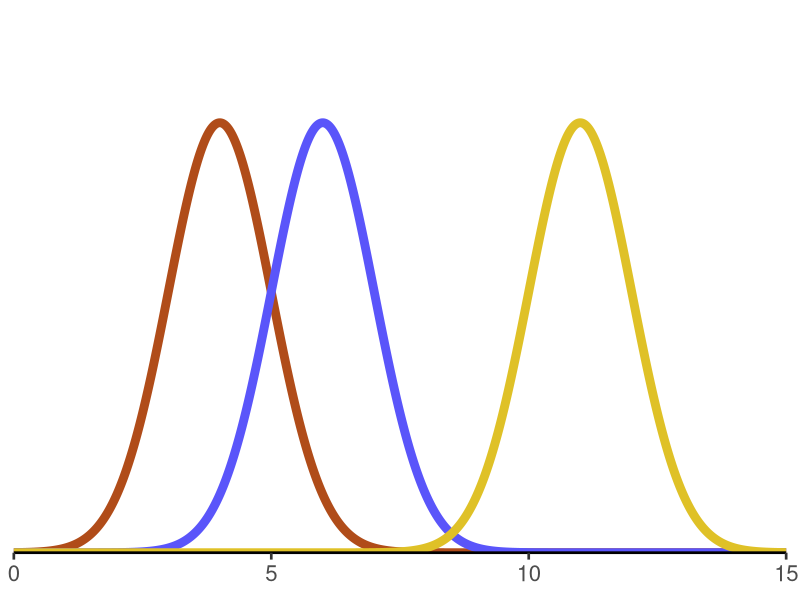
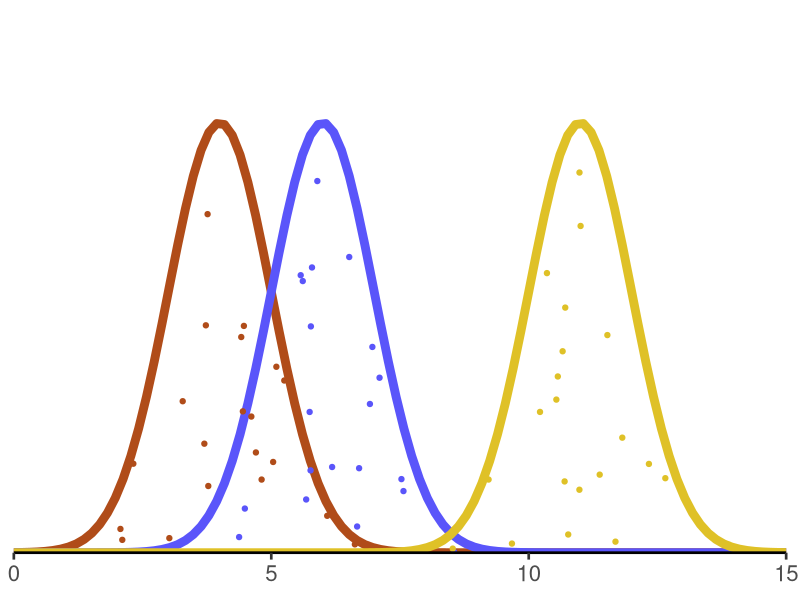
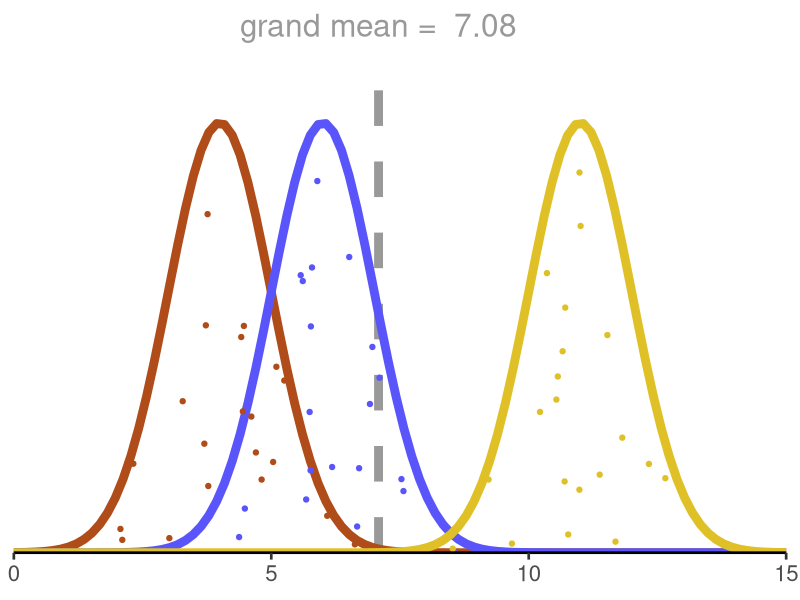
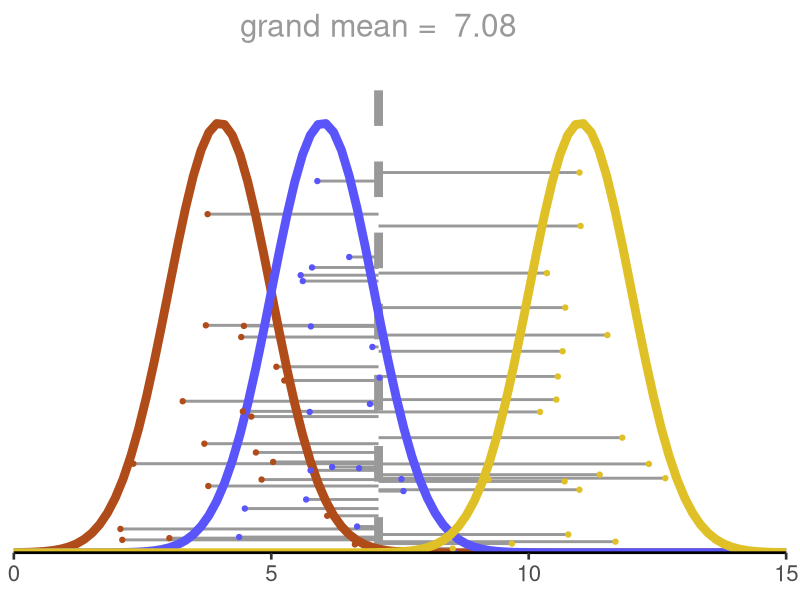
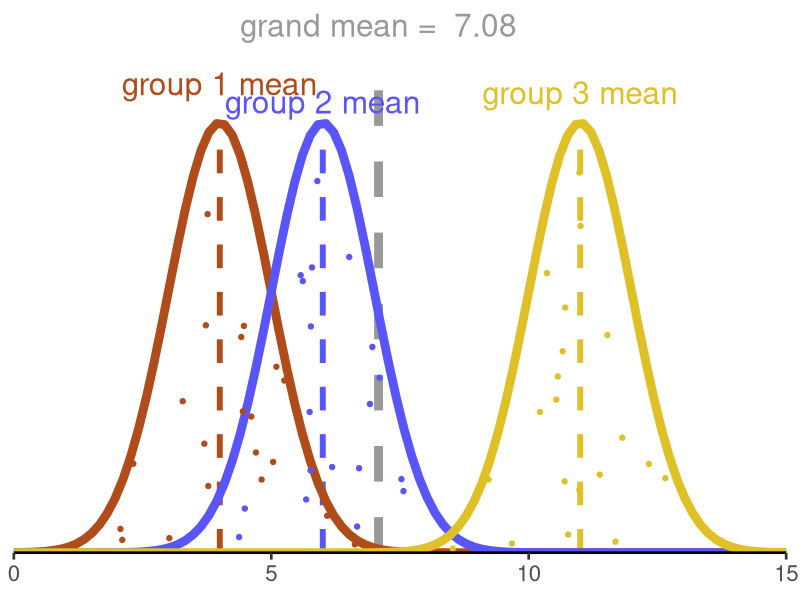
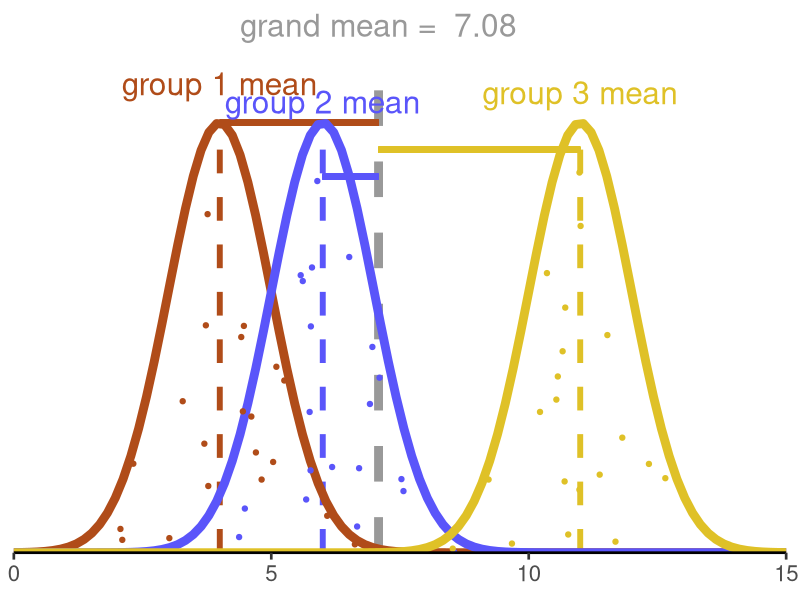
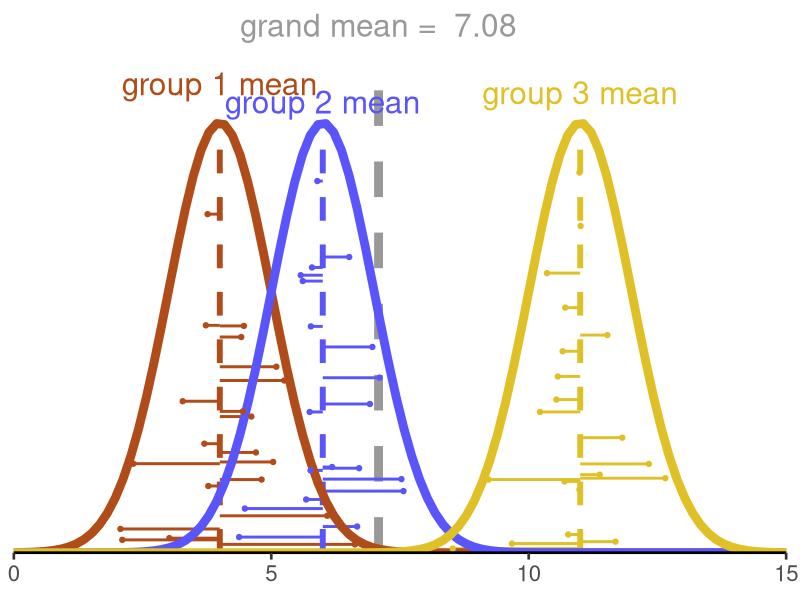
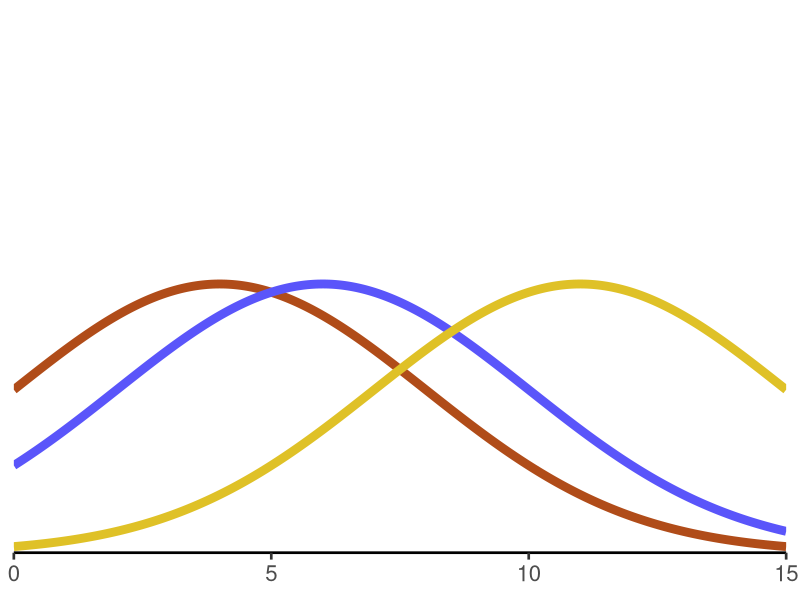

Here is the R script that generated these plots, in order: (Note: this script raises an error after producing the figures.)
## ---- chunk 1
#| echo: false
library(tidyverse)
## ---- chunk 2
#| echo: false
#| fig-width: 9
#| fig-height: 5
#| fig-align: center
n <- 1000
data.frame(i = seq(0, 15, length.out = n)) |>
  mutate(g1 = dnorm(i, 4, 1),
         g2 = dnorm(i, 6, 1),
         g3 = dnorm(i, 11, 1)) |>
  ggplot(aes(x = i)) +
  geom_line(aes(y = g1), color = "#b04c19", linewidth = 3) +
  geom_line(aes(y = g2), color = "#5a55fa", linewidth = 3) +
  geom_line(aes(y = g3), color = "#dfc127", linewidth = 3) +
  scale_x_continuous(breaks = c(0, 5, 10, 15)) +
  coord_cartesian(xlim = c(0, 15), ylim = c(0, .5), expand = F) +
  guides(y = "none", x = guide_axis(cap = "both")) +
  labs(y = NULL, x = NULL) +
  theme_classic(base_size = 20)
## ---- chunk 3
#| echo: false
#| fig-width: 9
#| fig-height: 5
#| fig-align: center
n <- 20
i <- 100

dat <- data.frame(i = 1:n) |>
  mutate(x1 = rnorm(n, 4, 1),
         x2 = rnorm(n, 6, 1),
         x3 = rnorm(n, 11, 1),
         h_x1 = runif(n, 0, dnorm(x1, 4, 1) * .9),
         h_x2 = runif(n, 0, dnorm(x2, 6, 1) * .9),
         h_x3 = runif(n, 0, dnorm(x3, 11, 1) * .9))

data.frame(i = seq(0, 15, length.out = i)) |>
  mutate(g1 = dnorm(i, 4, 1),
         g2 = dnorm(i, 6, 1),
         g3 = dnorm(i, 11, 1)) |>
  ggplot(aes(x = i)) +
  geom_line(aes(y = g1), color = "#b04c19", linewidth = 3) +
  geom_line(aes(y = g2), color = "#5a55fa", linewidth = 3) +
  geom_line(aes(y = g3), color = "#dfc127", linewidth = 3) +
  geom_point(aes(x = x1, y = h_x1), dat, color = "#b04c19") +
  geom_point(aes(x = x2, y = h_x2), dat, color = "#5a55fa") +
  geom_point(aes(x = x3, y = h_x3), dat, color = "#dfc127") +
  scale_x_continuous(breaks = c(0, 5, 10, 15)) +
  coord_cartesian(xlim = c(0, 15), ylim = c(0, .5), expand = F) +
  guides(y = "none", x = guide_axis(cap = "both")) +
  labs(y = NULL, x = NULL) +
  theme_classic(base_size = 20)
## ---- chunk 4
#| echo: false
#| fig-width: 9
#| fig-height: 5
#| fig-align: center

data.frame(i = seq(0, 15, length.out = i)) |>
  mutate(g1 = dnorm(i, 4, 1),
         g2 = dnorm(i, 6, 1),
         g3 = dnorm(i, 11, 1)) |>
  ggplot(aes(x = i)) +
  annotate("segment", x = mean(c(dat$x1, dat$x2, dat$x3)), y = 0, yend = .45, color = "gray60",
           linewidth = 3, linetype = "dashed") +
  annotate("text", x = mean(c(dat$x1, dat$x2, dat$x3)),
           label = paste("grand mean = ", round(mean(c(dat$x1, dat$x2, dat$x3)), 2)),
           y = Inf, color = "gray60", size = 8, vjust = 1) +
  geom_line(aes(y = g1), color = "#b04c19", linewidth = 3) +
  geom_line(aes(y = g2), color = "#5a55fa", linewidth = 3) +
  geom_line(aes(y = g3), color = "#dfc127", linewidth = 3) +
  geom_point(aes(x = x1, y = h_x1), dat, color = "#b04c19") +
  geom_point(aes(x = x2, y = h_x2), dat, color = "#5a55fa") +
  geom_point(aes(x = x3, y = h_x3), dat, color = "#dfc127") +
  scale_x_continuous(breaks = c(0, 5, 10, 15)) +
  coord_cartesian(xlim = c(0, 15), ylim = c(0, .5), expand = F) +
  guides(y = "none", x = guide_axis(cap = "both")) +
  labs(y = NULL, x = NULL) +
  theme_classic(base_size = 20)
## ---- chunk 5
#| echo: false
#| fig-width: 9
#| fig-height: 5
#| fig-align: center

data.frame(i = seq(0, 15, length.out = i)) |>
  mutate(g1 = dnorm(i, 4, 1),
         g2 = dnorm(i, 6, 1),
         g3 = dnorm(i, 11, 1)) |>
  ggplot(aes(x = i)) +
  annotate("segment", x = mean(c(dat$x1, dat$x2, dat$x3)), y = 0, yend = .45, color = "gray60",
           linewidth = 3, linetype = "dashed") +
  annotate("text", x = mean(c(dat$x1, dat$x2, dat$x3)),
           label = paste("grand mean = ", round(mean(c(dat$x1, dat$x2, dat$x3)), 2)),
           y = Inf, color = "gray60", size = 8, vjust = 1) +
  geom_segment(aes(x = x1, xend = mean(c(x1, x2, x3)), y = h_x1), color = "gray60",
               linewidth = 1, data = dat) +
  geom_segment(aes(x = x2, xend = mean(c(x1, x2, x3)), y = h_x2), color = "gray60",
               linewidth = 1, data = dat) +
  geom_segment(aes(x = x3, xend = mean(c(x1, x2, x3)), y = h_x3), color = "gray60",
               linewidth = 1, data = dat) +
  geom_line(aes(y = g1), color = "#b04c19", linewidth = 3) +
  geom_line(aes(y = g2), color = "#5a55fa", linewidth = 3) +
  geom_line(aes(y = g3), color = "#dfc127", linewidth = 3) +
  geom_point(aes(x = x1, y = h_x1), dat, color = "#b04c19") +
  geom_point(aes(x = x2, y = h_x2), dat, color = "#5a55fa") +
  geom_point(aes(x = x3, y = h_x3), dat, color = "#dfc127") +
  scale_x_continuous(breaks = c(0, 5, 10, 15)) +
  coord_cartesian(xlim = c(0, 15), ylim = c(0, .5), expand = F) +
  guides(y = "none", x = guide_axis(cap = "both")) +
  labs(y = NULL, x = NULL) +
  theme_classic(base_size = 20)
## ---- chunk 6
#| echo: false
#| fig-width: 9
#| fig-height: 5
#| fig-align: center

data.frame(i = seq(0, 15, length.out = i)) |>
  mutate(g1 = dnorm(i, 4, 1),
         g2 = dnorm(i, 6, 1),
         g3 = dnorm(i, 11, 1)) |>
  ggplot(aes(x = i)) +
  annotate("segment", x = mean(c(dat$x1, dat$x2, dat$x3)), y = 0, yend = .45, color = "gray60",
           linewidth = 3, linetype = "dashed") +
  annotate("text", x = mean(c(dat$x1, dat$x2, dat$x3)),
           label = paste("grand mean = ", round(mean(c(dat$x1, dat$x2, dat$x3)), 2)),
           y = Inf, color = "gray60", size = 8, vjust = 1) +
  annotate("segment", x = 4, y = 0, yend = dnorm(4, 4, 1), color = "#b04c19",
           linewidth = 2, linetype = "dashed") +
  annotate("text", x = 4, y = dnorm(4, 4, 1),
           label = "group 1 mean", vjust = -1.2,
           color = "#b04c19", size = 8) +
  annotate("segment", x = 6, y = 0, yend = dnorm(6, 6, 1), color = "#5a55fa",
           linewidth = 2, linetype = "dashed") +
  annotate("text", x = 6, y = dnorm(6, 6, 1),
           label = "group 2 mean", vjust = -.4,
           color = "#5a55fa", size = 8) +
  annotate("segment", x = 11, y = 0, yend = dnorm(11, 11, 1), color = "#dfc127",
           linewidth = 2, linetype = "dashed") +
  annotate("text", x = 11, y = dnorm(11, 11, 1),
           label = "group 3 mean", vjust = -.8,
           color = "#dfc127", size = 8) +
  geom_line(aes(y = g1), color = "#b04c19", linewidth = 3) +
  geom_line(aes(y = g2), color = "#5a55fa", linewidth = 3) +
  geom_line(aes(y = g3), color = "#dfc127", linewidth = 3) +
  geom_point(aes(x = x1, y = h_x1), dat, color = "#b04c19") +
  geom_point(aes(x = x2, y = h_x2), dat, color = "#5a55fa") +
  geom_point(aes(x = x3, y = h_x3), dat, color = "#dfc127") +
  scale_x_continuous(breaks = c(0, 5, 10, 15)) +
  coord_cartesian(xlim = c(0, 15), ylim = c(0, .5), expand = F) +
  guides(y = "none", x = guide_axis(cap = "both")) +
  labs(y = NULL, x = NULL) +
  theme_classic(base_size = 20)
## ---- chunk 7
#| echo: false
#| fig-width: 9
#| fig-height: 5
#| fig-align: center

data.frame(i = seq(0, 15, length.out = i)) |>
  mutate(g1 = dnorm(i, 4, 1),
         g2 = dnorm(i, 6, 1),
         g3 = dnorm(i, 11, 1)) |>
  ggplot(aes(x = i)) +
  annotate("segment", x = mean(c(dat$x1, dat$x2, dat$x3)), y = 0, yend = .45, color = "gray60",
           linewidth = 3, linetype = "dashed") +
  annotate("text", x = mean(c(dat$x1, dat$x2, dat$x3)),
           label = paste("grand mean = ", round(mean(c(dat$x1, dat$x2, dat$x3)), 2)),
           y = Inf, color = "gray60", size = 8, vjust = 1) +
  annotate("segment", x = 4, y = 0, yend = dnorm(4, 4, 1), color = "#b04c19",
           linewidth = 2, linetype = "dashed") +
  annotate("text", x = 4, y = dnorm(4, 4, 1),
           label = "group 1 mean", vjust = -1.2,
           color = "#b04c19", size = 8) +
  geom_segment(aes(x = mean(c(x1, x2, x3)), xend = 4, y = dnorm(4, 4, 1)), color = "#b04c19",
               linewidth = 2, data = dat) +
  annotate("segment", x = 6, y = 0, yend = dnorm(6, 6, 1), color = "#5a55fa",
           linewidth = 2, linetype = "dashed") +
  annotate("text", x = 6, y = dnorm(6, 6, 1),
           label = "group 2 mean", vjust = -.4,
           color = "#5a55fa", size = 8) +
  geom_segment(aes(x = mean(c(x1, x2, x3)), xend = 6, y = dnorm(6, 6, 1) - .05), color = "#5a55fa",
               linewidth = 2, data = dat) +
  annotate("segment", x = 11, y = 0, yend = dnorm(11, 11, 1), color = "#dfc127",
           linewidth = 2, linetype = "dashed") +
  annotate("text", x = 11, y = dnorm(11, 11, 1),
           label = "group 3 mean", vjust = -.8,
           color = "#dfc127", size = 8) +
  geom_segment(aes(x = mean(c(x1, x2, x3)), xend = 11, y = dnorm(11, 11, 1) - .025), color = "#dfc127",
               linewidth = 2, data = dat) +
  geom_line(aes(y = g1), color = "#b04c19", linewidth = 3) +
  geom_line(aes(y = g2), color = "#5a55fa", linewidth = 3) +
  geom_line(aes(y = g3), color = "#dfc127", linewidth = 3) +
  geom_point(aes(x = x1, y = h_x1), dat, color = "#b04c19") +
  geom_point(aes(x = x2, y = h_x2), dat, color = "#5a55fa") +
  geom_point(aes(x = x3, y = h_x3), dat, color = "#dfc127") +
  scale_x_continuous(breaks = c(0, 5, 10, 15)) +
  coord_cartesian(xlim = c(0, 15), ylim = c(0, .5), expand = F) +
  guides(y = "none", x = guide_axis(cap = "both")) +
  labs(y = NULL, x = NULL) +
  theme_classic(base_size = 20)
## ---- chunk 8
#| echo: false
#| fig-width: 9
#| fig-height: 5
#| fig-align: center

data.frame(i = seq(0, 15, length.out = i)) |>
  mutate(g1 = dnorm(i, 4, 1),
         g2 = dnorm(i, 6, 1),
         g3 = dnorm(i, 11, 1)) |>
  ggplot(aes(x = i)) +
  annotate("segment", x = mean(c(dat$x1, dat$x2, dat$x3)), y = 0, yend = .45, color = "gray60",
           linewidth = 3, linetype = "dashed") +
  annotate("text", x = mean(c(dat$x1, dat$x2, dat$x3)),
           label = paste("grand mean = ", round(mean(c(dat$x1, dat$x2, dat$x3)), 2)),
           y = Inf, color = "gray60", size = 8, vjust = 1) +
  annotate("segment", x = 4, y = 0, yend = dnorm(4, 4, 1), color = "#b04c19",
           linewidth = 2, linetype = "dashed") +
  annotate("text", x = 4, y = dnorm(4, 4, 1),
           label = "group 1 mean", vjust = -1.2,
           color = "#b04c19", size = 8) +
  geom_segment(aes(x = x1, xend = 4, y = h_x1), color = "#b04c19",
               linewidth = 1, data = dat) +
  annotate("segment", x = 6, y = 0, yend = dnorm(6, 6, 1), color = "#5a55fa",
           linewidth = 2, linetype = "dashed") +
  annotate("text", x = 6, y = dnorm(6, 6, 1),
           label = "group 2 mean", vjust = -.4,
           color = "#5a55fa", size = 8) +
  geom_segment(aes(x = x2, xend = 6, y = h_x2), color = "#5a55fa",
               linewidth = 1, data = dat) +
  annotate("segment", x = 11, y = 0, yend = dnorm(11, 11, 1), color = "#dfc127",
           linewidth = 2, linetype = "dashed") +
  annotate("text", x = 11, y = dnorm(11, 11, 1),
           label = "group 3 mean", vjust = -.8,
           color = "#dfc127", size = 8) +
  geom_segment(aes(x = x3, xend = 11, y = h_x3), color = "#dfc127",
               linewidth = 1, data = dat) +
  geom_line(aes(y = g1), color = "#b04c19", linewidth = 3) +
  geom_line(aes(y = g2), color = "#5a55fa", linewidth = 3) +
  geom_line(aes(y = g3), color = "#dfc127", linewidth = 3) +
  geom_point(aes(x = x1, y = h_x1), dat, color = "#b04c19") +
  geom_point(aes(x = x2, y = h_x2), dat, color = "#5a55fa") +
  geom_point(aes(x = x3, y = h_x3), dat, color = "#dfc127") +
  scale_x_continuous(breaks = c(0, 5, 10, 15)) +
  coord_cartesian(xlim = c(0, 15), ylim = c(0, .5), expand = F) +
  guides(y = "none", x = guide_axis(cap = "both")) +
  labs(y = NULL, x = NULL) +
  theme_classic(base_size = 20)
## ---- chunk 9
#| echo: false
#| fig-width: 9
#| fig-height: 5
#| fig-align: center
n <- 1000
data.frame(i = seq(0, 15, length.out = n)) |>
  mutate(g1 = dnorm(i, 4, 4),
         g2 = dnorm(i, 6, 4),
         g3 = dnorm(i, 11, 4)) |>
  ggplot(aes(x = i)) +
  geom_line(aes(y = g1), color = "#b04c19", linewidth = 3) +
  geom_line(aes(y = g2), color = "#5a55fa", linewidth = 3) +
  geom_line(aes(y = g3), color = "#dfc127", linewidth = 3) +
  scale_x_continuous(breaks = c(0, 5, 10, 15)) +
  coord_cartesian(xlim = c(0, 15), ylim = c(0, .2), expand = F) +
  guides(y = "none", x = guide_axis(cap = "both")) +
  labs(y = NULL, x = NULL) +
  theme_classic(base_size = 20)
## ---- chunk 10
#| echo: false
#| fig-width: 9
#| fig-height: 5
#| fig-align: center
n <- 20
i <- 100

dat <- data.frame(i = 1:n) |>
  mutate(x1 = rnorm(n, 4, 4),
         x2 = rnorm(n, 6, 4),
         x3 = rnorm(n, 11, 4),
         h_x1 = runif(n, 0, dnorm(x1, 4, 4) * .9),
         h_x2 = runif(n, 0, dnorm(x2, 6, 4) * .9),
         h_x3 = runif(n, 0, dnorm(x3, 11, 4) * .9))

data.frame(i = seq(0, 15, length.out = i)) |>
  mutate(g1 = dnorm(i, 4, 4),
         g2 = dnorm(i, 6, 4),
         g3 = dnorm(i, 11, 4)) |>
  ggplot(aes(x = i)) +
  geom_line(aes(y = g1), color = "#b04c19", linewidth = 3) +
  geom_line(aes(y = g2), color = "#5a55fa", linewidth = 3) +
  geom_line(aes(y = g3), color = "#dfc127", linewidth = 3) +
  geom_point(aes(x = x1, y = h_x1), dat, color = "#b04c19") +
  geom_point(aes(x = x2, y = h_x2), dat, color = "#5a55fa") +
  geom_point(aes(x = x3, y = h_x3), dat, color = "#dfc127") +
  scale_x_continuous(breaks = c(0, 5, 10, 15)) +
  coord_cartesian(xlim = c(0, 15), ylim = c(0, .2), expand = F) +
  guides(y = "none", x = guide_axis(cap = "both")) +
  labs(y = NULL, x = NULL) +
  theme_classic(base_size = 20)
## ---- chunk 11
#| echo: false
#| fig-width: 9
#| fig-height: 5
#| fig-align: center

data.frame(i = seq(0, 15, length.out = i)) |>
  mutate(g1 = dnorm(i, 4, 4),
         g2 = dnorm(i, 6, 4),
         g3 = dnorm(i, 11, 4)) |>
  ggplot(aes(x = i)) +
  annotate("segment", x = mean(c(dat$x1, dat$x2, dat$x3)), y = 0, yend = .45, color = "gray60",
           linewidth = 3, linetype = "dashed") +
  annotate("text", x = mean(c(dat$x1, dat$x2, dat$x3)),
           label = paste("grand mean = ", round(mean(c(dat$x1, dat$x2, dat$x3)), 2)),
           y = Inf, color = "gray60", size = 8, vjust = 1) +
  geom_line(aes(y = g1), color = "#b04c19", linewidth = 3) +
  geom_line(aes(y = g2), color = "#5a55fa", linewidth = 3) +
  geom_line(aes(y = g3), color = "#dfc127", linewidth = 3) +
  geom_point(aes(x = x1, y = h_x1), dat, color = "#b04c19") +
  geom_point(aes(x = x2, y = h_x2), dat, color = "#5a55fa") +
  geom_point(aes(x = x3, y = h_x3), dat, color = "#dfc127") +
  scale_x_continuous(breaks = c(0, 5, 10, 15)) +
  coord_cartesian(xlim = c(0, 15), ylim = c(0, .2), expand = F) +
  guides(y = "none", x = guide_axis(cap = "both")) +
  labs(y = NULL, x = NULL) +
  theme_classic(base_size = 20)
## ---- chunk 12
#| echo: false
#| fig-width: 9
#| fig-height: 5
#| fig-align: center

data.frame(i = seq(0, 15, length.out = i)) |>
  mutate(g1 = dnorm(i, 4, 4),
         g2 = dnorm(i, 6, 4),
         g3 = dnorm(i, 11, 4)) |>
  ggplot(aes(x = i)) +
  annotate("segment", x = mean(c(dat$x1, dat$x2, dat$x3)), y = 0, yend = .45, color = "gray60",
           linewidth = 3, linetype = "dashed") +
  annotate("text", x = mean(c(dat$x1, dat$x2, dat$x3)),
           label = paste("grand mean = ", round(mean(c(dat$x1, dat$x2, dat$x3)), 2)),
           y = Inf, color = "gray60", size = 8, vjust = 1) +
  geom_segment(aes(x = x1, xend = mean(c(x1, x2, x3)), y = h_x1), color = "gray60",
               linewidth = 1, data = dat) +
  geom_segment(aes(x = x2, xend = mean(c(x1, x2, x3)), y = h_x2), color = "gray60",
               linewidth = 1, data = dat) +
  geom_segment(aes(x = x3, xend = mean(c(x1, x2, x3)), y = h_x3), color = "gray60",
               linewidth = 1, data = dat) +
  geom_line(aes(y = g1), color = "#b04c19", linewidth = 3) +
  geom_line(aes(y = g2), color = "#5a55fa", linewidth = 3) +
  geom_line(aes(y = g3), color = "#dfc127", linewidth = 3) +
  geom_point(aes(x = x1, y = h_x1), dat, color = "#b04c19") +
  geom_point(aes(x = x2, y = h_x2), dat, color = "#5a55fa") +
  geom_point(aes(x = x3, y = h_x3), dat, color = "#dfc127") +
  scale_x_continuous(breaks = c(0, 5, 10, 15)) +
  coord_cartesian(xlim = c(0, 15), ylim = c(0, .2), expand = F) +
  guides(y = "none", x = guide_axis(cap = "both")) +
  labs(y = NULL, x = NULL) +
  theme_classic(base_size = 20)
## ---- chunk 13
#| echo: false
#| fig-width: 9
#| fig-height: 5
#| fig-align: center

data.frame(i = seq(0, 15, length.out = i)) |>
  mutate(g1 = dnorm(i, 4, 4),
         g2 = dnorm(i, 6, 4),
         g3 = dnorm(i, 11, 4)) |>
  ggplot(aes(x = i)) +
  annotate("segment", x = mean(c(dat$x1, dat$x2, dat$x3)), y = 0, yend = .21, color = "gray60",
           linewidth = 3, linetype = "dashed") +
  annotate("text", x = mean(c(dat$x1, dat$x2, dat$x3)),
           label = paste("grand mean = ", round(mean(c(dat$x1, dat$x2, dat$x3)), 2)),
           y = Inf, color = "gray60", size = 8, vjust = 1) +
  annotate("segment", x = 4, y = 0, yend = dnorm(4, 4, 4), color = "#b04c19",
           linewidth = 2, linetype = "dashed") +
  annotate("text", x = 4, y = dnorm(4, 4, 4),
           label = "group 1 mean", vjust = -1.2,
           color = "#b04c19", size = 8) +
  annotate("segment", x = 6, y = 0, yend = dnorm(6, 6, 4), color = "#5a55fa",
           linewidth = 2, linetype = "dashed") +
  annotate("text", x = 6, y = dnorm(6, 6, 4),
           label = "group 2 mean", vjust = -.4,
           color = "#5a55fa", size = 8) +
  annotate("segment", x = 11, y = 0, yend = dnorm(11, 11, 4), color = "#dfc127",
           linewidth = 2, linetype = "dashed") +
  annotate("text", x = 11, y = dnorm(11, 11, 4),
           label = "group 3 mean", vjust = -.8,
           color = "#dfc127", size = 8) +
  geom_line(aes(y = g1), color = "#b04c19", linewidth = 3) +
  geom_line(aes(y = g2), color = "#5a55fa", linewidth = 3) +
  geom_line(aes(y = g3), color = "#dfc127", linewidth = 3) +
  geom_point(aes(x = x1, y = h_x1), dat, color = "#b04c19") +
  geom_point(aes(x = x2, y = h_x2), dat, color = "#5a55fa") +
  geom_point(aes(x = x3, y = h_x3), dat, color = "#dfc127") +
  scale_x_continuous(breaks = c(0, 5, 10, 15)) +
  coord_cartesian(xlim = c(0, 15), ylim = c(0, .2), expand = F) +
  guides(y = "none", x = guide_axis(cap = "both")) +
  labs(y = NULL, x = NULL) +
  theme_classic(base_size = 20)
## ---- chunk 14
#| echo: false
#| fig-width: 9
#| fig-height: 5
#| fig-align: center

data.frame(i = seq(0, 15, length.out = i)) |>
  mutate(g1 = dnorm(i, 4, 4),
         g2 = dnorm(i, 6, 4),
         g3 = dnorm(i, 11, 4)) |>
  ggplot(aes(x = i)) +
  annotate("segment", x = mean(c(dat$x1, dat$x2, dat$x3)), y = 0, yend = .45, color = "gray60",
           linewidth = 3, linetype = "dashed") +
  annotate("text", x = mean(c(dat$x1, dat$x2, dat$x3)),
           label = paste("grand mean = ", round(mean(c(dat$x1, dat$x2, dat$x3)), 2)),
           y = Inf, color = "gray60", size = 8, vjust = 1) +
  annotate("segment", x = 4, y = 0, yend = dnorm(4, 4, 4), color = "#b04c19",
           linewidth = 2, linetype = "dashed") +
  annotate("text", x = 4, y = dnorm(4, 4, 4),
           label = "group 1 mean", vjust = -1.2,
           color = "#b04c19", size = 8) +
  geom_segment(aes(x = mean(c(x1, x2, x3)), xend = 4, y = dnorm(4, 4, 4)), color = "#b04c19",
               linewidth = 2, data = dat) +
  annotate("segment", x = 6, y = 0, yend = dnorm(6, 6, 4), color = "#5a55fa",
           linewidth = 2, linetype = "dashed") +
  annotate("text", x = 6, y = dnorm(6, 6, 4),
           label = "group 2 mean", vjust = -.4,
           color = "#5a55fa", size = 8) +
  geom_segment(aes(x = mean(c(x1, x2, x3)), xend = 6, y = dnorm(6, 6, 4) - .05), color = "#5a55fa",
               linewidth = 2, data = dat) +
  annotate("segment", x = 11, y = 0, yend = dnorm(11, 11, 4), color = "#dfc127",
           linewidth = 2, linetype = "dashed") +
  annotate("text", x = 11, y = dnorm(11, 11, 4),
           label = "group 3 mean", vjust = -.8,
           color = "#dfc127", size = 8) +
  geom_segment(aes(x = mean(c(x1, x2, x3)), xend = 11, y = dnorm(11, 11, 4) - .025), color = "#dfc127",
               linewidth = 2, data = dat) +
  geom_line(aes(y = g1), color = "#b04c19", linewidth = 3) +
  geom_line(aes(y = g2), color = "#5a55fa", linewidth = 3) +
  geom_line(aes(y = g3), color = "#dfc127", linewidth = 3) +
  geom_point(aes(x = x1, y = h_x1), dat, color = "#b04c19") +
  geom_point(aes(x = x2, y = h_x2), dat, color = "#5a55fa") +
  geom_point(aes(x = x3, y = h_x3), dat, color = "#dfc127") +
  scale_x_continuous(breaks = c(0, 5, 10, 15)) +
  coord_cartesian(xlim = c(0, 15), ylim = c(0, .2), expand = F) +
  guides(y = "none", x = guide_axis(cap = "both")) +
  labs(y = NULL, x = NULL) +
  theme_classic(base_size = 20)
## ---- chunk 15
#| echo: false
#| fig-width: 9
#| fig-height: 5
#| fig-align: center

data.frame(i = seq(0, 15, length.out = i)) |>
  mutate(g1 = dnorm(i, 4, 4),
         g2 = dnorm(i, 6, 4),
         g3 = dnorm(i, 11, 4)) |>
  ggplot(aes(x = i)) +
  annotate("segment", x = mean(c(dat$x1, dat$x2, dat$x3)), y = 0, yend = .45, color = "gray60",
           linewidth = 3, linetype = "dashed") +
  annotate("text", x = mean(c(dat$x1, dat$x2, dat$x3)),
           label = paste("grand mean = ", round(mean(c(dat$x1, dat$x2, dat$x3)), 2)),
           y = Inf, color = "gray60", size = 8, vjust = 1) +
  annotate("segment", x = 4, y = 0, yend = dnorm(4, 4, 4), color = "#b04c19",
           linewidth = 2, linetype = "dashed") +
  annotate("text", x = 4, y = dnorm(4, 4, 4),
           label = "group 1 mean", vjust = -1.2,
           color = "#b04c19", size = 8) +
  geom_segment(aes(x = x1, xend = 4, y = h_x1), color = "#b04c19",
               linewidth = 1, data = dat) +
  annotate("segment", x = 6, y = 0, yend = dnorm(6, 6, 4), color = "#5a55fa",
           linewidth = 2, linetype = "dashed") +
  annotate("text", x = 6, y = dnorm(6, 6, 4),
           label = "group 2 mean", vjust = -.4,
           color = "#5a55fa", size = 8) +
  geom_segment(aes(x = x2, xend = 6, y = h_x2), color = "#5a55fa",
               linewidth = 1, data = dat) +
  annotate("segment", x = 11, y = 0, yend = dnorm(11, 11, 4), color = "#dfc127",
           linewidth = 2, linetype = "dashed") +
  annotate("text", x = 11, y = dnorm(11, 11, 4),
           label = "group 3 mean", vjust = -.8,
           color = "#dfc127", size = 8) +
  geom_segment(aes(x = x3, xend = 11, y = h_x3), color = "#dfc127",
               linewidth = 1, data = dat) +
  geom_line(aes(y = g1), color = "#b04c19", linewidth = 3) +
  geom_line(aes(y = g2), color = "#5a55fa", linewidth = 3) +
  geom_line(aes(y = g3), color = "#dfc127", linewidth = 3) +
  geom_point(aes(x = x1, y = h_x1), dat, color = "#b04c19") +
  geom_point(aes(x = x2, y = h_x2), dat, color = "#5a55fa") +
  geom_point(aes(x = x3, y = h_x3), dat, color = "#dfc127") +
  scale_x_continuous(breaks = c(0, 5, 10, 15)) +
  coord_cartesian(xlim = c(0, 15), ylim = c(0, .2), expand = F) +
  guides(y = "none", x = guide_axis(cap = "both")) +
  labs(y = NULL, x = NULL) +
  theme_classic(base_size = 20)
## ---- chunk 16
library(palmerpenguins)

summary(penguins |> select(species, flipper_length_mm))
## ---- chunk 17
flipper_model <- aov(flipper_length_mm ~ species, data = penguins)
summary(flipper_model)
## ---- chunk 18
#| echo: false
#| fig-width: 5
#| fig-height: 4
#| fig-align: center
penguins |>
  ggplot(aes(x = species, y = flipper_length_mm)) +
  geom_violin() +
  geom_boxplot(width = 0.2) +
  stat_summary(geom = "point", fun = mean)
## ---- chunk 19
#| echo: false
#| fig-width: 5
#| fig-height: 4
#| fig-align: center
penguins |>
  ggplot(aes(x = species, y = flipper_length_mm, fill = species, color = species)) +
  geom_violin(alpha = 0.5, color = NA) +
  geom_boxplot(width = 0.2, outliers = F) +
  stat_summary(geom = "point", fun = mean, size = 2.5) +
  scale_fill_manual(values = c("#b04c19", "#5a55fa", "#dfc127")) +
  scale_color_manual(values = scales::col_darker(c("#b04c19", "#5a55fa", "#dfc127"), 20)) +
  labs(x = "Species", y = "Flipper Length (mm)") +
  guides(y = guide_axis(cap = "both"), x = guide_axis(cap = "both")) +
  coord_flip() +
  theme_classic(base_size = 14) +
  theme(legend.position = "none")
